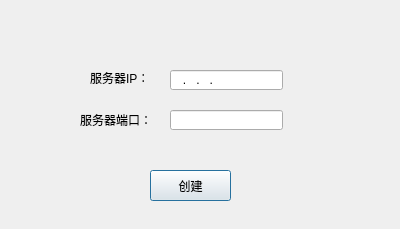
<?xml version="1.0" encoding="UTF-8"?>
<ui version="4.0">
 <class>createUdpClient</class>
 <widget class="QDialog" name="createUdpClient">
  <property name="geometry">
   <rect>
    <x>0</x>
    <y>0</y>
    <width>400</width>
    <height>229</height>
   </rect>
  </property>
  <property name="windowTitle">
   <string>Dialog</string>
  </property>
  <widget class="QPushButton" name="pushButton_create">
   <property name="geometry">
    <rect>
     <x>150</x>
     <y>170</y>
     <width>81</width>
     <height>31</height>
    </rect>
   </property>
   <property name="text">
    <string>创建</string>
   </property>
  </widget>
  <widget class="QLabel" name="label">
   <property name="geometry">
    <rect>
     <x>90</x>
     <y>70</y>
     <width>54</width>
     <height>16</height>
    </rect>
   </property>
   <property name="text">
    <string>服务器IP：</string>
   </property>
  </widget>
  <widget class="QLineEdit" name="lineEdit_serverIP">
   <property name="geometry">
    <rect>
     <x>170</x>
     <y>70</y>
     <width>113</width>
     <height>20</height>
    </rect>
   </property>
   <property name="inputMask">
    <string>000.000.000.000</string>
   </property>
  </widget>
  <widget class="QLabel" name="label_2">
   <property name="geometry">
    <rect>
     <x>80</x>
     <y>110</y>
     <width>71</width>
     <height>20</height>
    </rect>
   </property>
   <property name="text">
    <string>服务器端口：</string>
   </property>
  </widget>
  <widget class="QLineEdit" name="lineEdit_serverPort">
   <property name="geometry">
    <rect>
     <x>170</x>
     <y>110</y>
     <width>113</width>
     <height>20</height>
    </rect>
   </property>
  </widget>
 </widget>
 <resources/>
 <connections/>
</ui>
